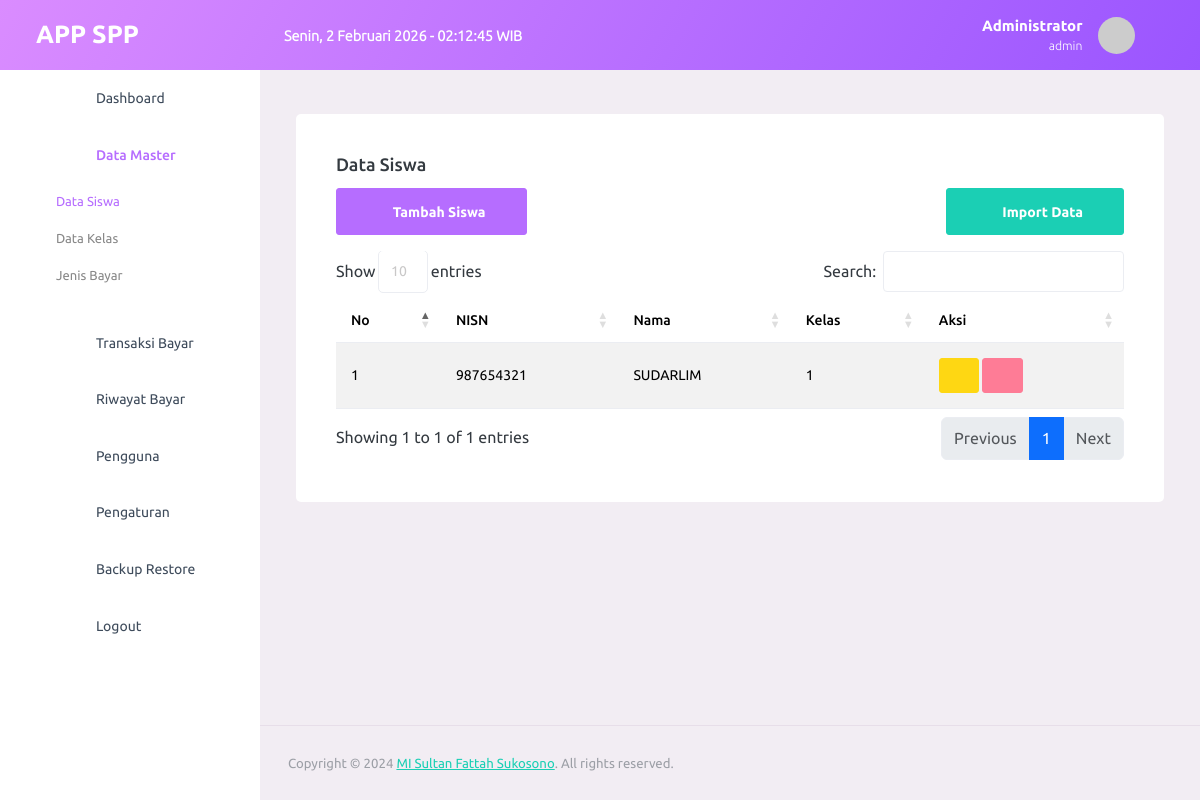
Before: /data/siswa.php (signed in) with the older database file.
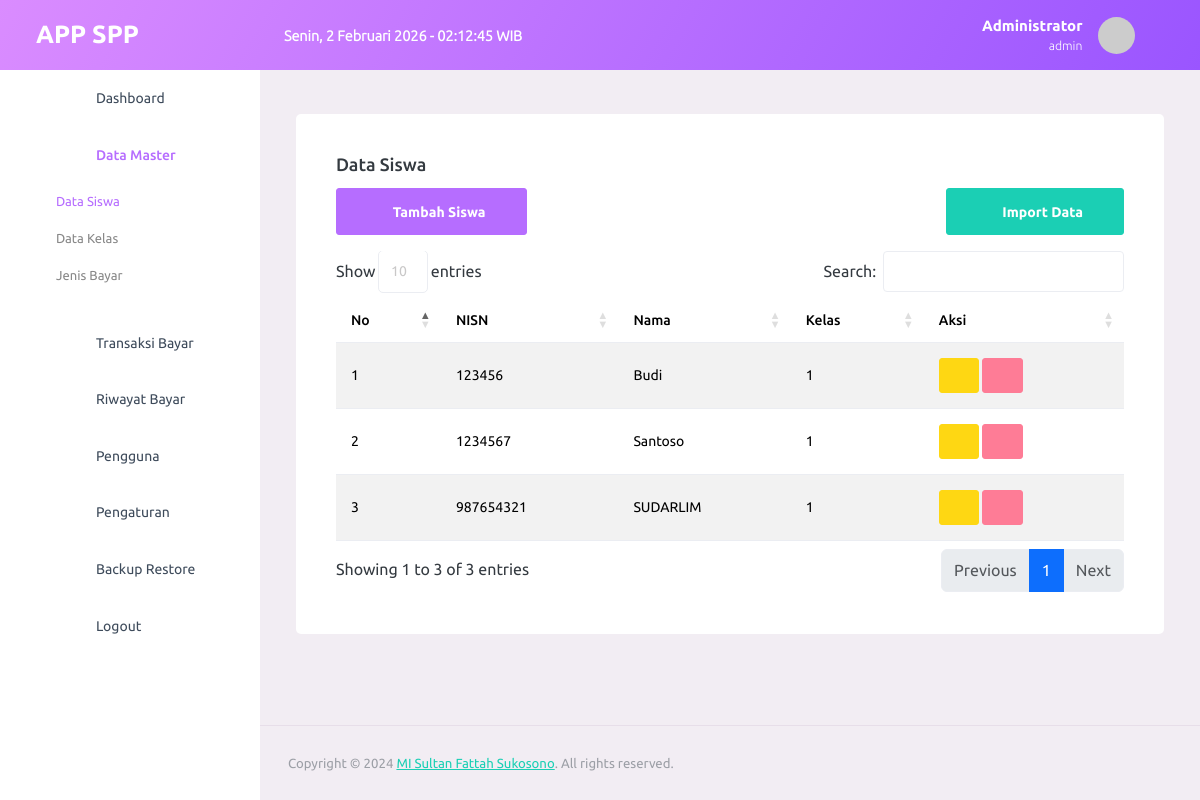
After: the same page with the newer database file.
### tables this page shows
CREATE TABLE `siswa` (
  `nisn` varchar(20) NOT NULL,
  `nis` varchar(20) NOT NULL,
  `nama` varchar(100) NOT NULL,
  `id_kelas` int NOT NULL,
  `alamat` text,
  `no_telp` varchar(20) DEFAULT NULL,
  PRIMARY KEY (`nisn`),
  KEY `id_kelas` (`id_kelas`),
  CONSTRAINT `siswa_ibfk_1` FOREIGN KEY (`id_kelas`) REFERENCES `kelas` (`id_kelas`) ON DELETE CASCADE
);

CREATE TABLE `kelas` (
  `id_kelas` int NOT NULL AUTO_INCREMENT,
  `nama_kelas` varchar(20) NOT NULL,
  PRIMARY KEY (`id_kelas`)
);

### data/siswa.php (the view, shortened to what this page needs)
<?php
include '../template/header.php';
include '../template/sidebar.php';
?>
<div class="row">
    <div class="col-lg-12 grid-margin stretch-card">
        <div class="card">
            <div class="card-body">
                <h4 class="card-title">Data Siswa</h4>
                <div class="d-flex justify-content-between mb-3">
                    <button type="button" class="btn btn-primary" data-bs-toggle="modal" data-bs-target="#modalTambah">
                        <i class="mdi mdi-plus"></i> Tambah Siswa
                    </button>
                    <button type="button" class="btn btn-success" data-bs-toggle="modal" data-bs-target="#modalImport">
                        <i class="mdi mdi-file-excel"></i> Import Data
                    </button>
                </div>
                <div class="table-responsive">
                    <table class="table table-striped">
                        <thead>
                            <tr>
                                <th>No</th>
                                <th>NISN</th>
                                <th>Nama</th>
                                <th>Kelas</th>
                                <th>Aksi</th>
                            </tr>
                        </thead>
                        <tbody>
                            <?php
                            $no = 1;
                            $query = mysqli_query($koneksi, "SELECT siswa.*, kelas.nama_kelas FROM siswa JOIN kelas ON siswa.id_kelas = kelas.id_kelas ORDER BY kelas.nama_kelas ASC, siswa.nama ASC");
                            while ($row = mysqli_fetch_assoc($query)) :
                            ?>
                                <tr>
                                    <td><?= $no++ ?></td>
                                    <td><?= $row['nisn'] ?></td>
                                    <td><?= $row['nama'] ?></td>
                                    <td><?= $row['nama_kelas'] ?></td>
                                    <td>
                                        <button type="button" class="btn btn-warning btn-sm" data-bs-toggle="modal" data-bs-target="#modalEdit<?= $row['nisn'] ?>">
                                            <i class="mdi mdi-pencil"></i>
                                        </button>
                                        <a href="siswa.php?hapus=<?= $row['nisn'] ?>" class="btn btn-danger btn-sm btn-hapus">
                                            <i class="mdi mdi-delete"></i>
                                        </a>
                                    </td>
                                </tr>
                            <?php endwhile; ?>
                        </tbody>
                    </table>
                </div>
            </div>
        </div>
    </div>
</div>
<?php include '../template/footer.php'; ?>

Changed rows visible on the page:
added siswa: nisn "123456", nama "Budi", id_kelas.nama_kelas "1"
added siswa: nisn "1234567", nama "Santoso", id_kelas.nama_kelas "1"
Other visible differences:
text written by a page script: "Show entries Search: Showing 1 to 1 of 1 entries Previous 1 Next" → "Show entries Search: Showing 1 to 3 of 3 entries Previous 1 Next"
